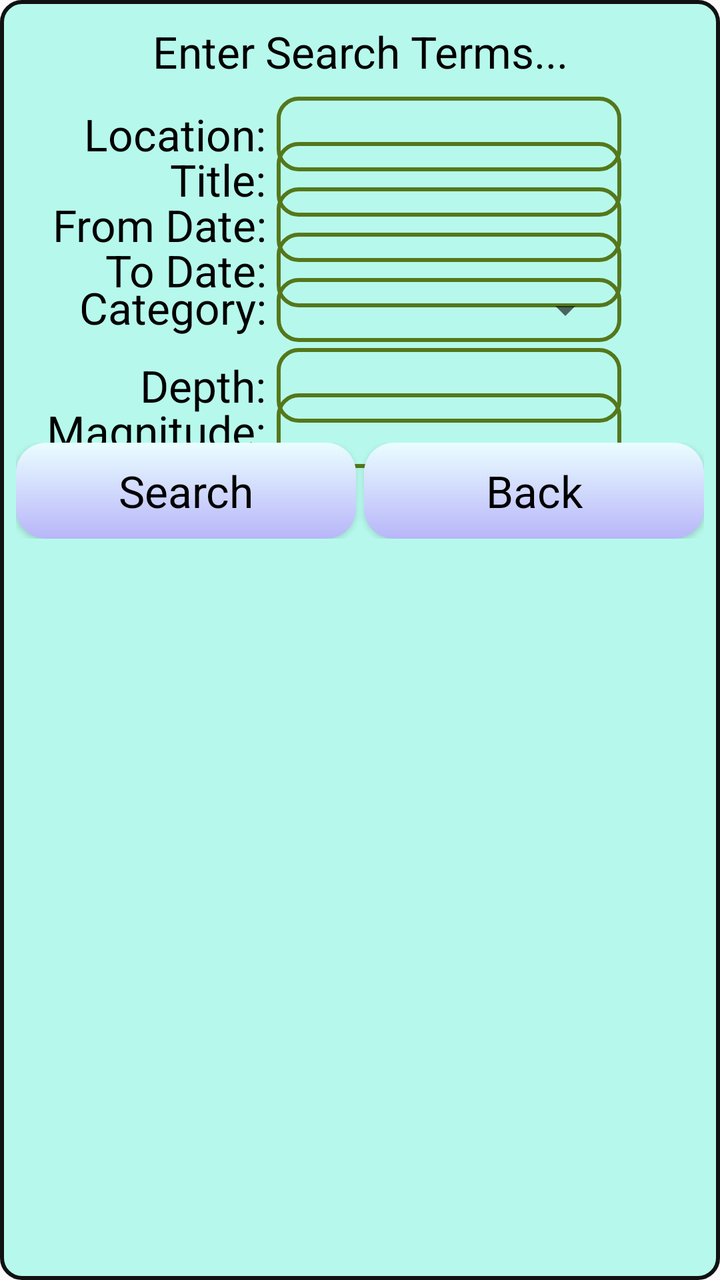
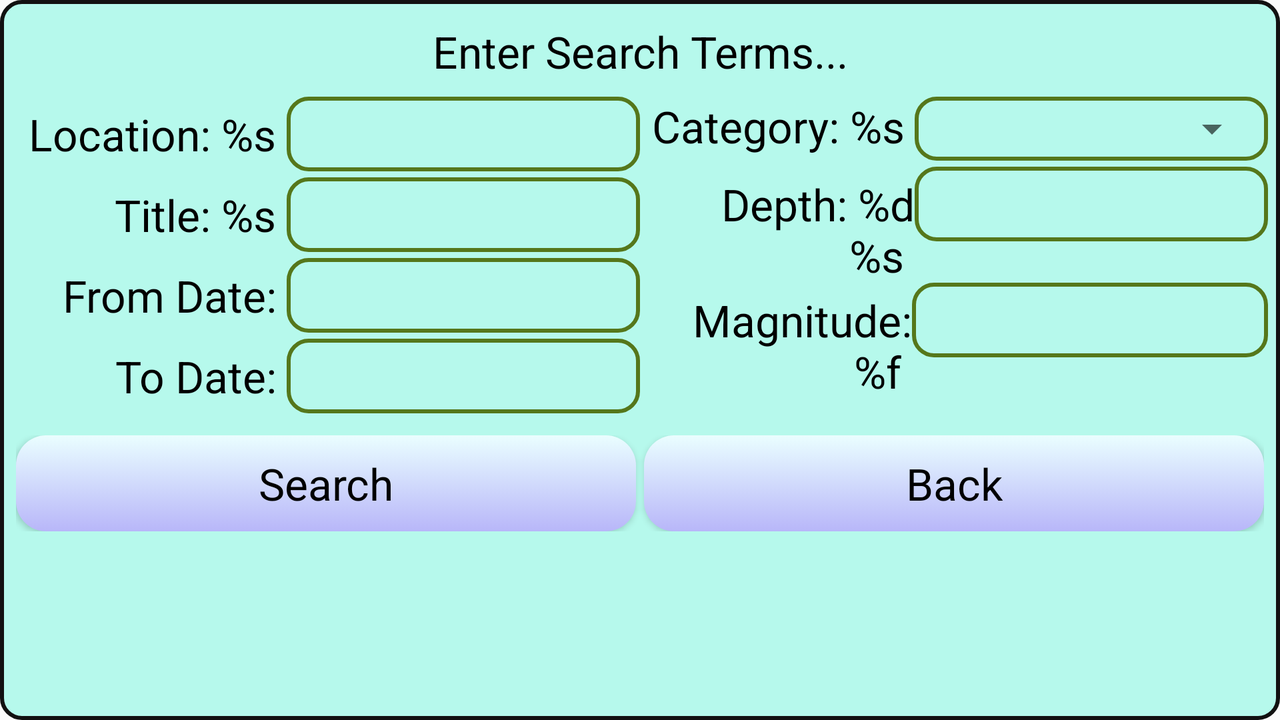

Compare how this app lays out the same screen by default and in its alternative resource folder. The renders come first, then the two layout files and the values they reference.
<!-- AndroidManifest.xml: application theme AppTheme.NoActionBar -->
<!-- res/layout/search_dialog.xml -->
<?xml version="1.0" encoding="utf-8"?>
<LinearLayout xmlns:android="http://schemas.android.com/apk/res/android"
    android:orientation="vertical"
    android:layout_width="match_parent"
    android:minWidth="400dp"
    android:minHeight="500dp"
    android:padding="6dp"
    android:background="@drawable/scrollborder"
    android:layout_height="match_parent">
    <TextView
        android:id="@+id/infoView"
        android:layout_width="fill_parent"
        android:layout_height="wrap_content"
        android:paddingBottom="3dp"
        android:layout_marginTop="5dp"
        android:layout_marginBottom="5dp"
        android:textAppearance="@style/Font"
        android:text="@string/searchterms"
        android:gravity="center"
        android:layout_gravity="center"
        />
    <LinearLayout
        android:id="@+id/locationView"
        android:orientation="horizontal"
        android:layout_width="match_parent"
        android:layout_height="wrap_content"
        android:layout_marginLeft="3dp"
        android:layout_marginBottom="-15dp"
        android:weightSum="2">
        <TextView
            android:id="@+id/labelLocation"
            android:layout_width="0dp"
            android:layout_height="wrap_content"
            android:layout_weight="0.75"
            android:text="@string/lablocation"
            android:textAppearance="@style/Font"
            android:gravity="right"/>
        <EditText
            android:id="@+id/editLocation"
            android:layout_width="0dp"
            android:layout_height="wrap_content"
            android:singleLine="true"
            android:background="@drawable/border"
            android:textAppearance="@style/Font"
            android:layout_weight="1"/>
    </LinearLayout>
    <LinearLayout
        android:id="@+id/titleView"
        android:orientation="horizontal"
        android:layout_width="match_parent"
        android:layout_marginLeft="3dp"
        android:layout_marginBottom="-15dp"
        android:layout_height="wrap_content"
        android:weightSum="2">
        <TextView
            android:id="@+id/labelTitle"
            android:layout_width="0dp"
            android:layout_height="wrap_content"
            android:layout_weight="0.75"
            android:textAppearance="@style/Font"
            android:text="@string/labtitle"
            android:gravity="right"/>
        <EditText
            android:id="@+id/editTitle"
            android:layout_width="0dp"
            android:layout_height="wrap_content"
            android:singleLine="true"
            android:textAppearance="@style/Font"
            android:background="@drawable/border"
            android:layout_weight="1"/>
    </LinearLayout>
    <LinearLayout
        android:id="@+id/origDateFromView"
        android:orientation="horizontal"
        android:layout_width="match_parent"
        android:layout_marginLeft="3dp"
        android:layout_marginBottom="-15dp"
        android:layout_height="wrap_content"
        android:weightSum="2">
        <TextView
            android:id="@+id/labelOrigFrom"
            android:layout_width="0dp"
            android:layout_height="wrap_content"
            android:layout_weight="0.75"
            android:text="@string/fromdate"
            android:textAppearance="@style/Font"
            android:gravity="right"/>
        <EditText
            android:id="@+id/editOrigFrom"
            android:layout_width="0dp"
            android:layout_height="wrap_content"
            android:focusable="false"
            android:inputType="none"
            android:textAppearance="@style/Font"
            android:background="@drawable/border"
            android:layout_weight="1"/>
    </LinearLayout>
    <LinearLayout
        android:id="@+id/origDateToView"
        android:orientation="horizontal"
        android:layout_marginLeft="3dp"
        android:layout_width="match_parent"
        android:layout_marginBottom="-15dp"
        android:layout_height="wrap_content"
        android:weightSum="2">
        <TextView
            android:id="@+id/labelOrigTo"
            android:layout_width="0dp"
            android:layout_height="wrap_content"
            android:layout_weight="0.75"
            android:textAppearance="@style/Font"
            android:text="@string/todate"
            android:gravity="right"/>
        <EditText
            android:id="@+id/editOrigTo"
            android:layout_width="0dp"
            android:layout_height="wrap_content"
            android:focusable="false"
            android:inputType="none"
            android:textAppearance="@style/Font"
            android:background="@drawable/border"
            android:layout_weight="1"/>
    </LinearLayout>
    <LinearLayout
        android:id="@+id/catView"
        android:orientation="horizontal"
        android:layout_width="match_parent"
        android:layout_marginLeft="3dp"
        android:layout_height="wrap_content"
        android:weightSum="2">
        <TextView
            android:id="@+id/labelCategory"
            android:layout_width="0dp"
            android:layout_height="wrap_content"
            android:layout_weight="0.75"
            android:text="@string/labcategory"
            android:textAppearance="@style/Font"
            android:gravity="right"/>
        <FrameLayout android:layout_width="0dp"
            android:layout_height="wrap_content"
            android:layout_weight="1"
            android:visibility="visible"
            android:background="@drawable/border">
            <Spinner
                android:layout_height="match_parent"
                android:layout_width="match_parent"
                android:popupBackground="@color/colorPastelBG"
                android:popupTheme="@style/Font"
                android:id="@+id/editCat"
                android:spinnerMode="dropdown"
                />
        </FrameLayout>
    </LinearLayout>
    <LinearLayout
        android:id="@+id/depthView"
        android:orientation="horizontal"
        android:layout_width="match_parent"
        android:layout_height="wrap_content"
        android:layout_marginBottom="-15dp"
        android:layout_marginTop="3dp"
        android:layout_marginLeft="3dp"
        android:weightSum="2">
        <TextView
            android:id="@+id/labelDepth"
            android:layout_width="0dp"
            android:layout_height="wrap_content"
            android:layout_weight="0.75"
            android:textAppearance="@style/Font"
            android:text="@string/labdepth"
            android:gravity="right"/>
        <EditText
            android:id="@+id/editDepth"
            android:layout_width="0dp"
            android:layout_height="wrap_content"
            android:inputType="number"
            android:background="@drawable/border"
            android:textAppearance="@style/Font"
            android:layout_weight="1"/>
    </LinearLayout>
    <LinearLayout
        android:id="@+id/magView"
        android:orientation="horizontal"
        android:layout_width="match_parent"
        android:layout_marginLeft="3dp"
        android:layout_marginBottom="-15dp"
        android:layout_height="wrap_content"
        android:weightSum="2">
        <TextView
            android:id="@+id/labelMag"
            android:layout_width="0dp"
            android:layout_height="wrap_content"
            android:textAppearance="@style/Font"
            android:layout_weight="0.75"
            android:text="@string/labmagnitude"
            android:gravity="right"/>
        <EditText
            android:id="@+id/editMag"
            android:layout_width="0dp"
            android:layout_height="wrap_content"
            android:inputType="numberDecimal"
            android:textAppearance="@style/Font"
            android:background="@drawable/border"
            android:layout_weight="1"/>
    </LinearLayout>
    <LinearLayout
        android:orientation="horizontal"
        android:layout_width="match_parent"
        android:layout_height="wrap_content"
        android:padding="2dp"
        android:gravity="bottom">
        <Button
            android:id="@+id/dialogButtonSearch"
            android:layout_width="0dp"
            android:textAppearance="@style/Font"
            android:layout_height="wrap_content"
            android:layout_marginRight="2dp"
            android:background="@drawable/button"
            android:layout_weight="1"
            android:text="@string/searchtext"
            />
        <Button
            android:id="@+id/dialogButtonBack"
            android:layout_width="0dp"
            android:textAppearance="@style/Font"
            android:layout_marginLeft="2dp"
            android:background="@drawable/button"
            android:layout_weight="1"
            android:layout_height="wrap_content"
            android:text="@string/back"
        />
    </LinearLayout>
</LinearLayout>
<!-- resources referenced by this layout -->
<resources>
  <color name="colorPastelBG">#b6f9ec</color>
  <!-- drawable border (drawable) -->
  <?xml version="1.0" encoding="utf-8"?>
  <layer-list
      xmlns:android="http://schemas.android.com/apk/res/android">
      <item>
          <shape
              xmlns:android="http://schemas.android.com/apk/res/android">
              <stroke
                  android:width="2dp"
                  android:color="#55771B" />
              <padding
                  android:left="4dp"
                  android:top="4dp"
                  android:right="4dp"
                  android:bottom="4dp" />
              <corners
                  android:radius="10dp" />
          </shape>
      </item>
  </layer-list>
  <!-- drawable button (drawable) -->
  <?xml version="1.0" encoding="utf-8"?>
  <selector xmlns:android="http://schemas.android.com/apk/res/android">
      <item
          android:state_pressed="true"
          android:drawable="@drawable/clicked" />
      <item
          android:state_focused="true"
          android:drawable="@drawable/hover" />
      <item
          android:drawable="@drawable/depressed" />
  </selector>
  <!-- drawable scrollborder (drawable) -->
  <?xml version="1.0" encoding="utf-8"?>
  <shape
      xmlns:android="http://schemas.android.com/apk/res/android">
      <solid
          android:color="@color/colorPastelBG"/>
      <corners
          android:radius="10dp"/>
      <stroke
          android:width="2dp"
          android:color="@color/offBlack" />
  </shape>
  <string name="back"> Back </string>
  <string name="fromdate">From Date: </string>
  <string name="labcategory">Category: </string>
  <string name="labdepth">Depth: </string>
  <string name="lablocation">Location: </string>
  <string name="labmagnitude">Magnitude: </string>
  <string name="labtitle">Title: </string>
  <string name="searchterms">Enter Search Terms...</string>
  <string name="searchtext"> Search </string>
  <string name="todate">To Date: </string>
  <style name="Font">
          <item name="android:textSize">22dp</item>
      </style>
  <style name="AppTheme.NoActionBar">
          <item name="windowActionBar">false</item>
          <item name="windowNoTitle">true</item>
          <item name="android:windowAnimationStyle">@null</item>
      </style>
  <!-- drawable clicked (drawable) -->
  <?xml version="1.0" encoding="utf-8"?>
  <shape
      xmlns:android="http://schemas.android.com/apk/res/android"
      android:shape="rectangle"
      android:padding="10dp">
      <solid
          android:color="@color/colorPastelDarker"/>
      <corners
          android:radius="15dp"/>
  </shape>
  <!-- drawable hover (drawable) -->
  <?xml version="1.0" encoding="utf-8"?>
  <shape
      xmlns:android="http://schemas.android.com/apk/res/android"
      android:shape="rectangle"
      android:padding="10dp">
      <gradient
          android:angle="90"
          android:startColor="@color/colorPastelButton"
          android:endColor="@color/colorPastelDarker"
          android:type="linear"/>
      <corners
          android:radius="15dp"/>
  </shape>
  <!-- drawable depressed (drawable) -->
  <?xml version="1.0" encoding="utf-8"?>
  <shape
      xmlns:android="http://schemas.android.com/apk/res/android"
      android:shape="rectangle"
      android:padding="10dp">
      <gradient
          android:angle="90"
          android:startColor="@color/colorPastelButton"
          android:endColor="@color/colorPastelTextButton"
          android:type="linear"/>
      <corners
          android:radius="15dp"/>
  </shape>
  <color name="offBlack">#111111</color>
  <color name="colorPastelDarker">#5666b7</color>
  <color name="colorPastelButton">#b8b6f9</color>
  <color name="colorPastelTextButton">#eafeff</color>
</resources>
<!-- res/layout-land/search_dialog.xml (the repository's variant of the layout above) -->
<!-- drawn on the phone turned sideways -->
<?xml version="1.0" encoding="utf-8"?>
<LinearLayout xmlns:android="http://schemas.android.com/apk/res/android"
    android:orientation="vertical"
    android:layout_width="match_parent"
    android:minWidth="600dp"
    android:minHeight="350dp"
    android:padding="6dp"
    android:background="@drawable/scrollborder"
    android:layout_height="match_parent">
    <TextView
        android:id="@+id/infoView"
        android:layout_width="fill_parent"
        android:layout_height="wrap_content"
        android:paddingBottom="3dp"
        android:layout_marginTop="5dp"
        android:layout_marginBottom="5dp"
        android:textAppearance="@style/Font"
        android:text="@string/searchterms"
        android:gravity="center"
        android:layout_gravity="center"
        />
    <LinearLayout
        android:id="@+id/locationViewHor"
        android:orientation="horizontal"
        android:layout_marginBottom="6dp"
        android:layout_width="match_parent"
        android:layout_height="wrap_content">
        <LinearLayout
            android:id="@+id/locationViewVer"
            android:orientation="vertical"
            android:layout_weight="0.5"
            android:layout_width="0dp"
            android:layout_height="match_parent">
            <LinearLayout
                android:id="@+id/locationView"
                android:orientation="horizontal"
                android:layout_width="match_parent"
                android:layout_height="wrap_content"
                android:layout_marginBottom="3dp"
                android:layout_marginLeft="5dp">
                <TextView
                    android:id="@+id/labelLocation"
                    android:layout_width="0dp"
                    android:layout_height="wrap_content"
                    android:layout_weight="0.75"
                    android:text="@string/location"
                    android:textAppearance="@style/Font"
                    android:gravity="right"/>
                <EditText
                    android:id="@+id/editLocation"
                    android:layout_width="0dp"
                    android:layout_height="wrap_content"
                    android:singleLine="true"
                    android:background="@drawable/border"
                    android:textAppearance="@style/Font"
                    android:layout_weight="1"/>
            </LinearLayout>
            <LinearLayout
                android:id="@+id/titleView"
                android:orientation="horizontal"
                android:layout_width="match_parent"
                android:layout_marginBottom="3dp"
                android:layout_marginLeft="5dp"
                android:layout_height="wrap_content">
                <TextView
                    android:id="@+id/labelTitle"
                    android:layout_width="0dp"
                    android:layout_height="wrap_content"
                    android:layout_weight="0.75"
                    android:textAppearance="@style/Font"
                    android:text="@string/title"
                    android:gravity="right"/>
                <EditText
                    android:id="@+id/editTitle"
                    android:layout_width="0dp"
                    android:layout_height="wrap_content"
                    android:singleLine="true"
                    android:textAppearance="@style/Font"
                    android:background="@drawable/border"
                    android:layout_weight="1"/>
            </LinearLayout>
            <LinearLayout
                android:id="@+id/origDateFromView"
                android:orientation="horizontal"
                android:layout_width="match_parent"
                android:layout_marginLeft="5dp"
                android:layout_marginBottom="3dp"
                android:layout_height="wrap_content">
                <TextView
                    android:id="@+id/labelOrigFrom"
                    android:layout_width="0dp"
                    android:layout_height="wrap_content"
                    android:layout_weight="0.75"
                    android:text="@string/fromdate"
                    android:textAppearance="@style/Font"
                    android:gravity="right"/>
                <EditText
                    android:id="@+id/editOrigFrom"
                    android:layout_width="0dp"
                    android:layout_height="wrap_content"
                    android:focusable="false"
                    android:inputType="none"
                    android:textAppearance="@style/Font"
                    android:background="@drawable/border"
                    android:layout_weight="1"/>
            </LinearLayout>
            <LinearLayout
                android:id="@+id/origDateToView"
                android:orientation="horizontal"
                android:layout_marginLeft="5dp"
                android:layout_width="match_parent"
                android:layout_marginBottom="3dp"
                android:layout_height="wrap_content">
                <TextView
                    android:id="@+id/labelOrigTo"
                    android:layout_width="0dp"
                    android:layout_height="wrap_content"
                    android:layout_weight="0.75"
                    android:textAppearance="@style/Font"
                    android:text="@string/todate"
                    android:gravity="right"/>
                <EditText
                    android:id="@+id/editOrigTo"
                    android:layout_width="0dp"
                    android:layout_height="wrap_content"
                    android:focusable="false"
                    android:inputType="none"
                    android:textAppearance="@style/Font"
                    android:background="@drawable/border"
                    android:layout_weight="1"/>
            </LinearLayout>
        </LinearLayout>
        <LinearLayout
            android:id="@+id/locationViewHor2"
            android:orientation="vertical"
            android:layout_weight="0.5"
            android:layout_width="0dp"
            android:layout_height="match_parent">
            <LinearLayout
                android:id="@+id/catView"
                android:orientation="horizontal"
                android:layout_width="match_parent"
                android:layout_marginLeft="5dp"
                android:layout_marginBottom="3dp"
                android:layout_height="wrap_content">
                <TextView
                    android:id="@+id/labelCategory"
                    android:layout_width="0dp"
                    android:layout_height="wrap_content"
                    android:layout_weight="0.75"
                    android:text="@string/category"
                    android:textAppearance="@style/Font"
                    android:gravity="right"/>
                <FrameLayout android:layout_width="0dp"
                    android:layout_height="wrap_content"
                    android:layout_weight="1"
                    android:visibility="visible"
                    android:background="@drawable/border">
                    <Spinner
                        android:layout_height="match_parent"
                        android:layout_width="match_parent"
                        android:popupBackground="@color/colorPastelBG"
                        android:popupTheme="@style/Font"
                        android:id="@+id/editCat"
                        android:spinnerMode="dropdown"/>
                </FrameLayout>
            </LinearLayout>
            <LinearLayout
                android:id="@+id/depthView"
                android:orientation="horizontal"
                android:layout_width="match_parent"
                android:layout_height="wrap_content"
                android:layout_marginBottom="3dp"
                android:layout_marginLeft="5dp">
                <TextView
                    android:id="@+id/labelDepth"
                    android:layout_width="0dp"
                    android:layout_height="wrap_content"
                    android:layout_weight="0.75"
                    android:textAppearance="@style/Font"
                    android:text="@string/depth"
                    android:gravity="right"/>
                <EditText
                    android:id="@+id/editDepth"
                    android:layout_width="0dp"
                    android:layout_height="wrap_content"
                    android:inputType="number"
                    android:background="@drawable/border"
                    android:textAppearance="@style/Font"
                    android:layout_weight="1"/>
            </LinearLayout>
            <LinearLayout
                android:id="@+id/magView"
                android:orientation="horizontal"
                android:layout_width="match_parent"
                android:layout_marginLeft="3dp"
                android:layout_marginBottom="5dp"
                android:layout_height="wrap_content">
                <TextView
                    android:id="@+id/labelMag"
                    android:layout_width="0dp"
                    android:layout_height="wrap_content"
                    android:textAppearance="@style/Font"
                    android:layout_weight="0.75"
                    android:text="@string/magnitude"
                    android:gravity="right"/>
                <EditText
                    android:id="@+id/editMag"
                    android:layout_width="0dp"
                    android:layout_height="wrap_content"
                    android:inputType="numberDecimal"
                    android:textAppearance="@style/Font"
                    android:background="@drawable/border"
                    android:layout_weight="1"/>
            </LinearLayout>
        </LinearLayout>
    </LinearLayout>
    <LinearLayout
        android:orientation="horizontal"
        android:layout_width="match_parent"
        android:layout_height="wrap_content"
        android:padding="2dp"
        android:gravity="bottom">
        <Button
            android:id="@+id/dialogButtonSearch"
            android:layout_width="0dp"
            android:textAppearance="@style/Font"
            android:layout_height="wrap_content"
            android:layout_marginRight="2dp"
            android:background="@drawable/button"
            android:layout_weight="1"
            android:text="@string/searchtext"
            />
        <Button
            android:id="@+id/dialogButtonBack"
            android:layout_width="0dp"
            android:textAppearance="@style/Font"
            android:layout_marginLeft="2dp"
            android:background="@drawable/button"
            android:layout_weight="1"
            android:layout_height="wrap_content"
            android:text="@string/back"/>
    </LinearLayout>
</LinearLayout>
<!-- resources referenced by the variant -->
<!-- as the phone turned sideways resolves them -->
<resources>
  <color name="colorPastelBG">#b6f9ec</color>
  <!-- drawable border (drawable) -->
  <?xml version="1.0" encoding="utf-8"?>
  <layer-list
      xmlns:android="http://schemas.android.com/apk/res/android">
      <item>
          <shape
              xmlns:android="http://schemas.android.com/apk/res/android">
              <stroke
                  android:width="2dp"
                  android:color="#55771B" />
              <padding
                  android:left="4dp"
                  android:top="4dp"
                  android:right="4dp"
                  android:bottom="4dp" />
              <corners
                  android:radius="10dp" />
          </shape>
      </item>
  </layer-list>
  <!-- drawable button (drawable) -->
  <?xml version="1.0" encoding="utf-8"?>
  <selector xmlns:android="http://schemas.android.com/apk/res/android">
      <item
          android:state_pressed="true"
          android:drawable="@drawable/clicked" />
      <item
          android:state_focused="true"
          android:drawable="@drawable/hover" />
      <item
          android:drawable="@drawable/depressed" />
  </selector>
  <!-- drawable scrollborder (drawable) -->
  <?xml version="1.0" encoding="utf-8"?>
  <shape
      xmlns:android="http://schemas.android.com/apk/res/android">
      <solid
          android:color="@color/colorPastelBG"/>
      <corners
          android:radius="10dp"/>
      <stroke
          android:width="2dp"
          android:color="@color/offBlack" />
  </shape>
  <string name="back"> Back </string>
  <string name="category">Category: %s </string>
  <string name="depth">Depth: %d %s </string>
  <string name="fromdate">From Date: </string>
  <string name="location">Location: %s </string>
  <string name="magnitude">Magnitude: %f </string>
  <string name="searchterms">Enter Search Terms...</string>
  <string name="searchtext"> Search </string>
  <string name="title">Title: %s </string>
  <string name="todate">To Date: </string>
  <style name="Font">
          <item name="android:textSize">22dp</item>
      </style>
  <style name="AppTheme.NoActionBar">
          <item name="windowActionBar">false</item>
          <item name="windowNoTitle">true</item>
          <item name="android:windowAnimationStyle">@null</item>
      </style>
  <!-- drawable clicked (drawable) -->
  <?xml version="1.0" encoding="utf-8"?>
  <shape
      xmlns:android="http://schemas.android.com/apk/res/android"
      android:shape="rectangle"
      android:padding="10dp">
      <solid
          android:color="@color/colorPastelDarker"/>
      <corners
          android:radius="15dp"/>
  </shape>
  <!-- drawable hover (drawable) -->
  <?xml version="1.0" encoding="utf-8"?>
  <shape
      xmlns:android="http://schemas.android.com/apk/res/android"
      android:shape="rectangle"
      android:padding="10dp">
      <gradient
          android:angle="90"
          android:startColor="@color/colorPastelButton"
          android:endColor="@color/colorPastelDarker"
          android:type="linear"/>
      <corners
          android:radius="15dp"/>
  </shape>
  <!-- drawable depressed (drawable) -->
  <?xml version="1.0" encoding="utf-8"?>
  <shape
      xmlns:android="http://schemas.android.com/apk/res/android"
      android:shape="rectangle"
      android:padding="10dp">
      <gradient
          android:angle="90"
          android:startColor="@color/colorPastelButton"
          android:endColor="@color/colorPastelTextButton"
          android:type="linear"/>
      <corners
          android:radius="15dp"/>
  </shape>
  <color name="offBlack">#111111</color>
  <color name="colorPastelDarker">#5666b7</color>
  <color name="colorPastelButton">#b8b6f9</color>
  <color name="colorPastelTextButton">#eafeff</color>
</resources>
